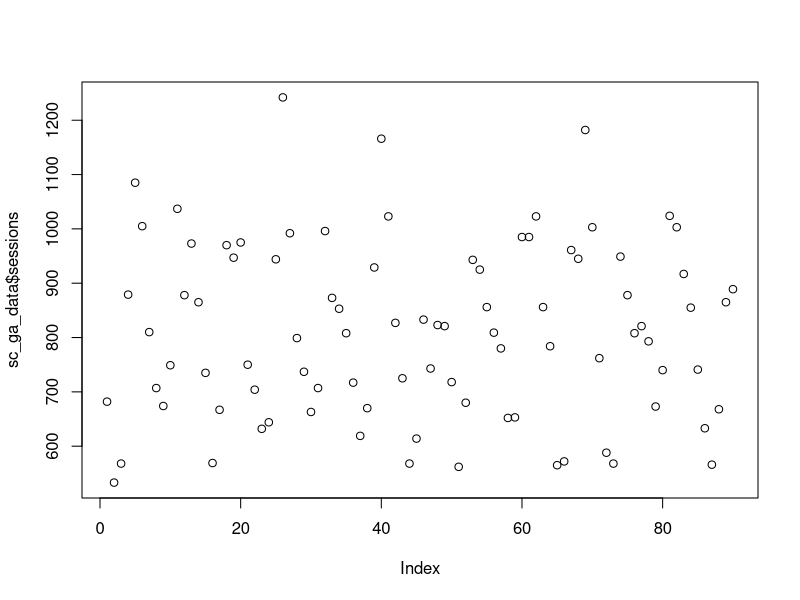
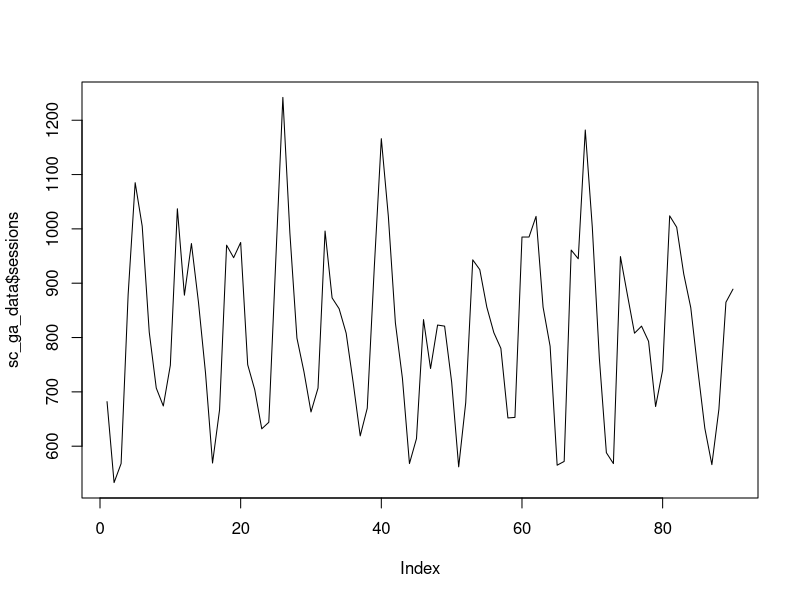
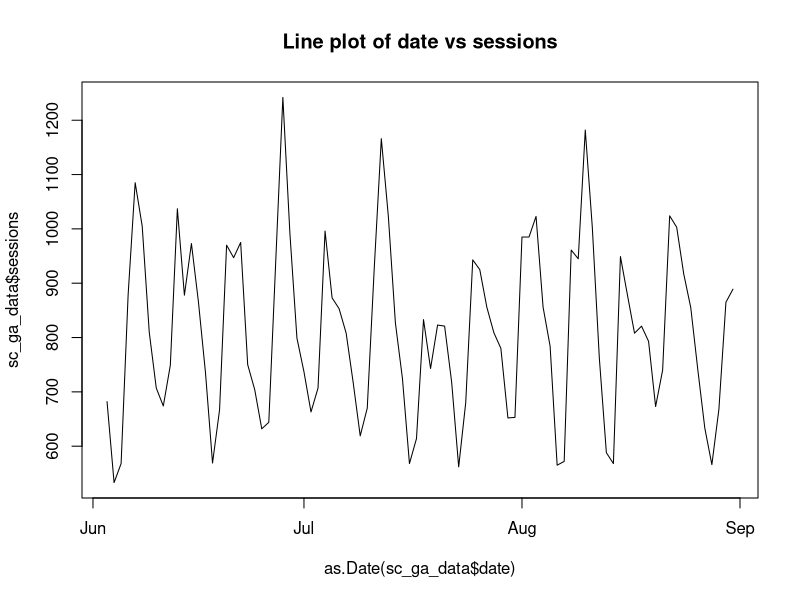
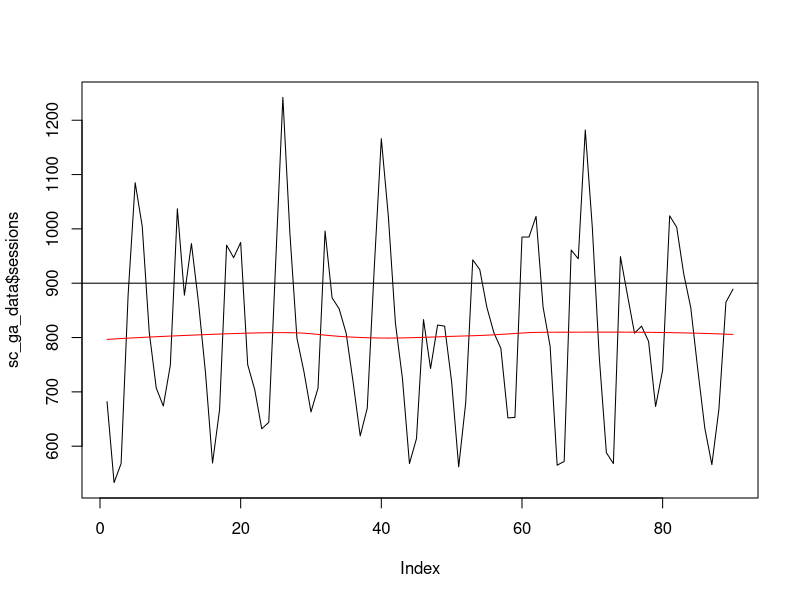
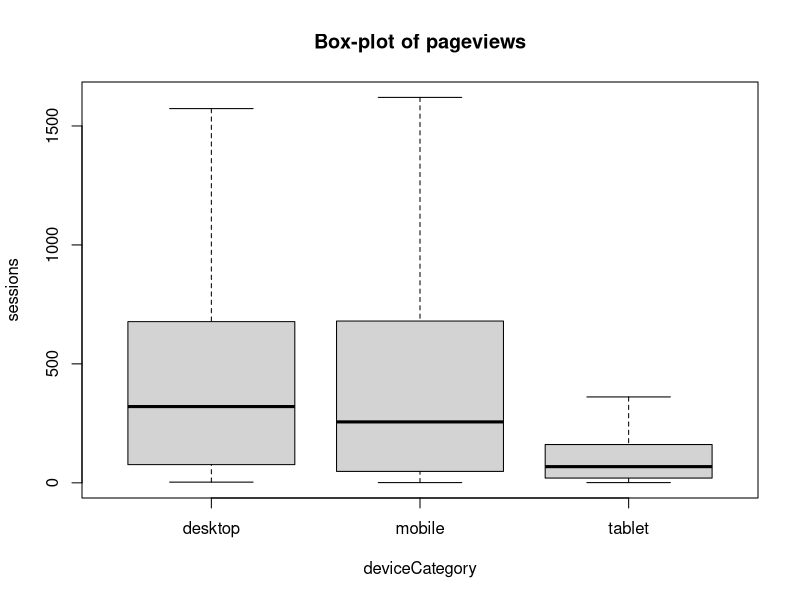
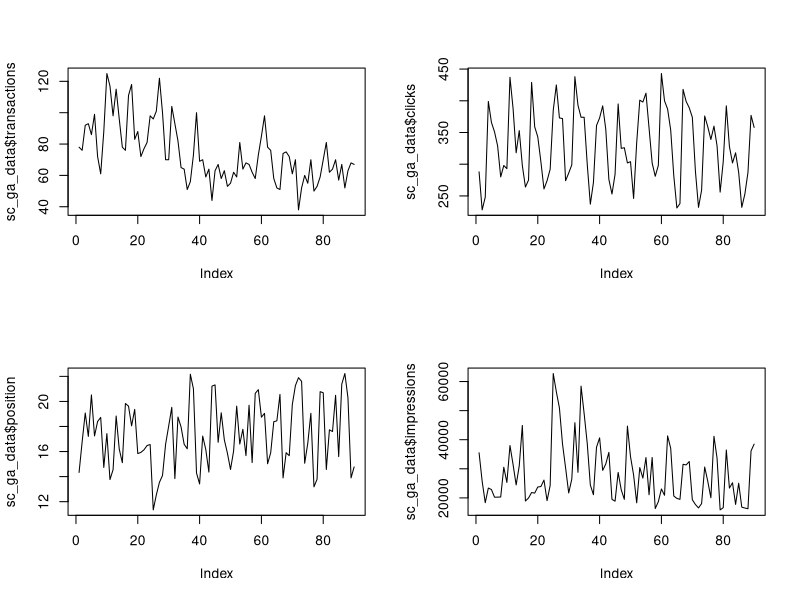
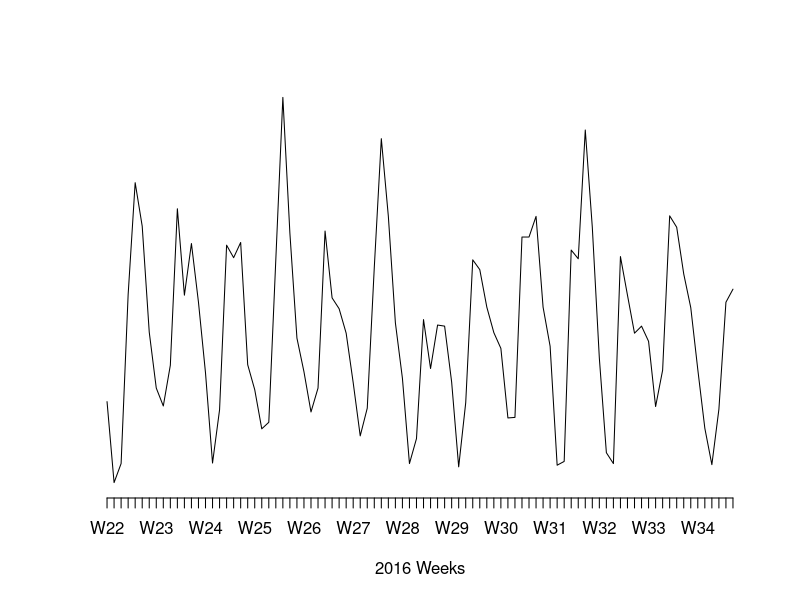
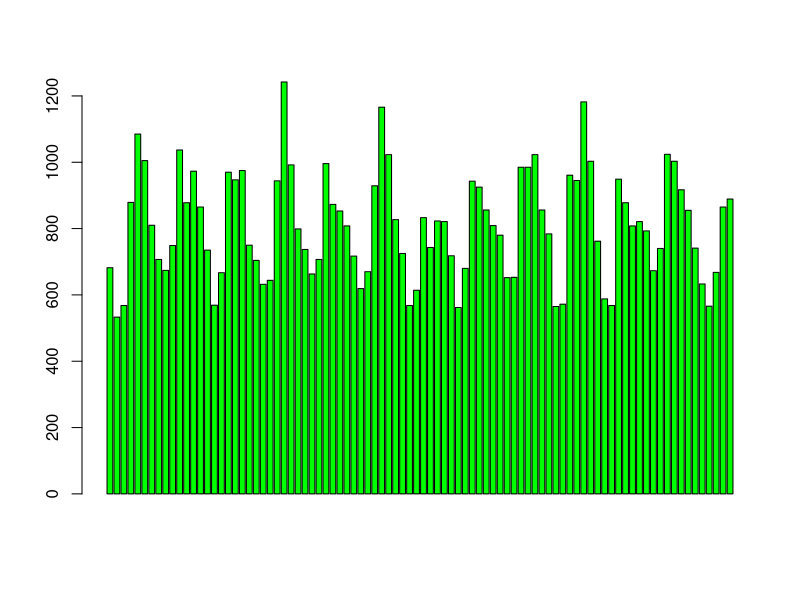

Reproduce these figures in R, in order.
## ---- chunk 1
sc_ga_data <- read.csv("./data/search_console_plus_ga.csv", stringsAsFactors = FALSE)
## ---- chunk 2
## get the web data
web_data <- read.csv("./data/gadata_example_2.csv", stringsAsFactors = FALSE)
## ---- chunk 3
## use tidyverse to pivot the data
library(dplyr)
library(tidyr)

## get only desktop rows, and the date, channelGrouping and sessions columns
pivoted <- web_data %>% 
  filter(deviceCategory == "desktop") %>% 
  select(date, channelGrouping, sessions) %>%
  spread(channelGrouping, sessions)

## get rid of any NA's and replace with 0
pivoted[is.na(pivoted)] <- 0

## ---- chunk 4
## a simple scatterplot
plot(sc_ga_data$sessions)

## make it a line graph
plot(sc_ga_data$sessions, type = "l")

## plot against date - will error if you pass in a vector of class character, needs Date class
plot(as.Date(sc_ga_data$date), sc_ga_data$sessions, type = "l", main = "Line plot of date vs sessions")
## ---- chunk 5
plot(sc_ga_data$sessions, type = "l")
## add a red trend line with loess()
lines(lowess(sc_ga_data$sessions), col = "red")

## A horizontal line at 900
abline(h = 900)
## ---- chunk 6
web_data$deviceCategory <- as.factor(web_data$deviceCategory)

plot(web_data[,c("deviceCategory","sessions")], main = "Box-plot of pageviews", outline = FALSE)

## ---- chunk 7
## facet plots in a grid
par(mfrow = c(2,2))
plot(sc_ga_data$transactions, type = "l")
plot(sc_ga_data$clicks, type = "l")
plot(sc_ga_data$position, type = "l")
plot(sc_ga_data$impressions, type = "l")

## remember to reset it again
par(mfrow = c(1,1))
## ---- chunk 8
## axes = FALSE gets rid of the axes, ann gets rid of the labels.
plot(as.Date(sc_ga_data$date), sc_ga_data$sessions, type = "l", axes = FALSE, ann = FALSE)
axis(1, as.Date(sc_ga_data$date), labels = format(as.Date(sc_ga_data$date), format = "W%W"))
title(xlab = "2016 Weeks")
## ---- chunk 9
barplot(sc_ga_data$sessions, col = "green")

hist(sc_ga_data$sessions)
